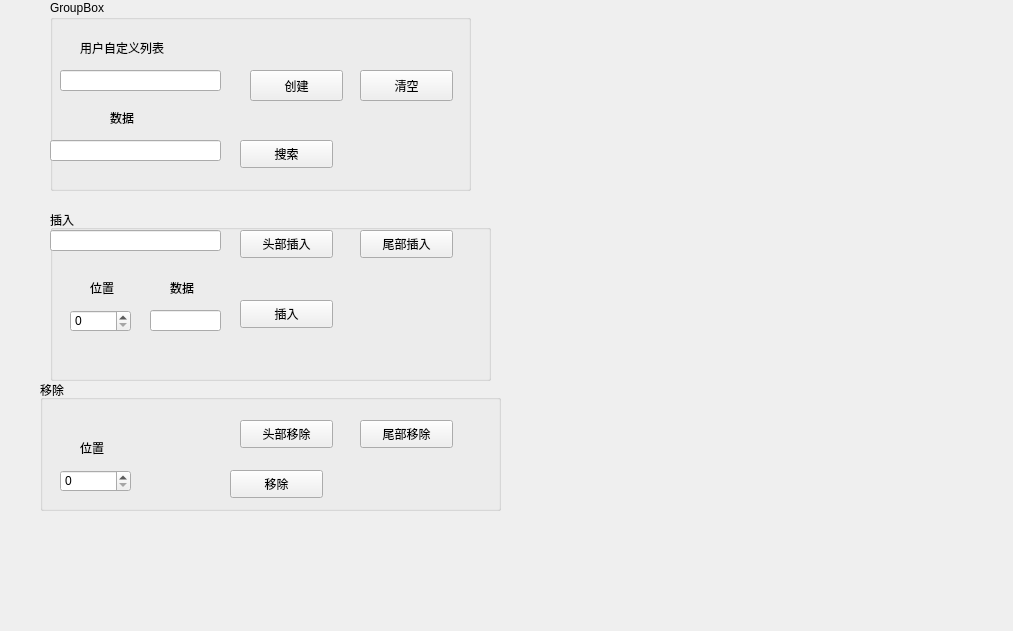
<?xml version="1.0" encoding="UTF-8"?>
<ui version="4.0">
 <class>CLinklistEdit</class>
 <widget class="QWidget" name="CLinklistEdit">
  <property name="geometry">
   <rect>
    <x>0</x>
    <y>0</y>
    <width>1013</width>
    <height>631</height>
   </rect>
  </property>
  <property name="windowTitle">
   <string>Form</string>
  </property>
  <widget class="QGroupBox" name="groupBox">
   <property name="geometry">
    <rect>
     <x>50</x>
     <y>0</y>
     <width>421</width>
     <height>191</height>
    </rect>
   </property>
   <property name="title">
    <string>GroupBox</string>
   </property>
   <widget class="QLineEdit" name="dataEdit">
    <property name="geometry">
     <rect>
      <x>10</x>
      <y>70</y>
      <width>161</width>
      <height>21</height>
     </rect>
    </property>
    <property name="text">
     <string/>
    </property>
   </widget>
   <widget class="QLabel" name="label">
    <property name="geometry">
     <rect>
      <x>30</x>
      <y>40</y>
      <width>181</width>
      <height>16</height>
     </rect>
    </property>
    <property name="text">
     <string>用户自定义列表</string>
    </property>
   </widget>
   <widget class="QLineEdit" name="searchEdit">
    <property name="geometry">
     <rect>
      <x>0</x>
      <y>140</y>
      <width>171</width>
      <height>21</height>
     </rect>
    </property>
    <property name="text">
     <string/>
    </property>
   </widget>
   <widget class="QLabel" name="label_2">
    <property name="geometry">
     <rect>
      <x>60</x>
      <y>110</y>
      <width>51</width>
      <height>16</height>
     </rect>
    </property>
    <property name="text">
     <string>数据</string>
    </property>
   </widget>
   <widget class="QPushButton" name="cleanButton">
    <property name="geometry">
     <rect>
      <x>310</x>
      <y>70</y>
      <width>93</width>
      <height>31</height>
     </rect>
    </property>
    <property name="text">
     <string>清空</string>
    </property>
   </widget>
   <widget class="QPushButton" name="searchButton">
    <property name="geometry">
     <rect>
      <x>190</x>
      <y>140</y>
      <width>93</width>
      <height>28</height>
     </rect>
    </property>
    <property name="text">
     <string>搜索</string>
    </property>
   </widget>
   <widget class="QPushButton" name="createButton">
    <property name="geometry">
     <rect>
      <x>200</x>
      <y>70</y>
      <width>93</width>
      <height>31</height>
     </rect>
    </property>
    <property name="text">
     <string>创建</string>
    </property>
   </widget>
  </widget>
  <widget class="QGroupBox" name="groupBox_2">
   <property name="geometry">
    <rect>
     <x>50</x>
     <y>210</y>
     <width>441</width>
     <height>171</height>
    </rect>
   </property>
   <property name="title">
    <string>插入</string>
   </property>
   <widget class="QLineEdit" name="insert_Edit1">
    <property name="geometry">
     <rect>
      <x>0</x>
      <y>20</y>
      <width>171</width>
      <height>21</height>
     </rect>
    </property>
    <property name="text">
     <string/>
    </property>
   </widget>
   <widget class="QLabel" name="label_5">
    <property name="geometry">
     <rect>
      <x>120</x>
      <y>70</y>
      <width>61</width>
      <height>16</height>
     </rect>
    </property>
    <property name="text">
     <string>数据</string>
    </property>
   </widget>
   <widget class="QLineEdit" name="insert_Edit2">
    <property name="geometry">
     <rect>
      <x>100</x>
      <y>100</y>
      <width>71</width>
      <height>21</height>
     </rect>
    </property>
    <property name="text">
     <string/>
    </property>
   </widget>
   <widget class="QLabel" name="label_4">
    <property name="geometry">
     <rect>
      <x>40</x>
      <y>70</y>
      <width>61</width>
      <height>16</height>
     </rect>
    </property>
    <property name="text">
     <string>位置</string>
    </property>
   </widget>
   <widget class="QSpinBox" name="insertSpinBox">
    <property name="geometry">
     <rect>
      <x>20</x>
      <y>100</y>
      <width>61</width>
      <height>22</height>
     </rect>
    </property>
   </widget>
   <widget class="QPushButton" name="tailinsertButton">
    <property name="geometry">
     <rect>
      <x>310</x>
      <y>20</y>
      <width>93</width>
      <height>28</height>
     </rect>
    </property>
    <property name="text">
     <string>尾部插入</string>
    </property>
   </widget>
   <widget class="QPushButton" name="pushButton_6">
    <property name="geometry">
     <rect>
      <x>190</x>
      <y>90</y>
      <width>93</width>
      <height>28</height>
     </rect>
    </property>
    <property name="text">
     <string>插入</string>
    </property>
   </widget>
   <widget class="QPushButton" name="headinsertButton">
    <property name="geometry">
     <rect>
      <x>190</x>
      <y>20</y>
      <width>93</width>
      <height>28</height>
     </rect>
    </property>
    <property name="text">
     <string>头部插入</string>
    </property>
   </widget>
  </widget>
  <widget class="QGroupBox" name="groupBox_3">
   <property name="geometry">
    <rect>
     <x>40</x>
     <y>380</y>
     <width>461</width>
     <height>131</height>
    </rect>
   </property>
   <property name="title">
    <string>移除</string>
   </property>
   <widget class="QLabel" name="label_7">
    <property name="geometry">
     <rect>
      <x>40</x>
      <y>60</y>
      <width>61</width>
      <height>16</height>
     </rect>
    </property>
    <property name="text">
     <string>位置</string>
    </property>
   </widget>
   <widget class="QSpinBox" name="delete_spinBox">
    <property name="geometry">
     <rect>
      <x>20</x>
      <y>90</y>
      <width>71</width>
      <height>22</height>
     </rect>
    </property>
   </widget>
   <widget class="QPushButton" name="headdeleteButton">
    <property name="geometry">
     <rect>
      <x>200</x>
      <y>40</y>
      <width>93</width>
      <height>28</height>
     </rect>
    </property>
    <property name="text">
     <string>头部移除</string>
    </property>
   </widget>
   <widget class="QPushButton" name="taildeleteButton">
    <property name="geometry">
     <rect>
      <x>320</x>
      <y>40</y>
      <width>93</width>
      <height>28</height>
     </rect>
    </property>
    <property name="text">
     <string>尾部移除</string>
    </property>
   </widget>
   <widget class="QPushButton" name="deleteButton">
    <property name="geometry">
     <rect>
      <x>190</x>
      <y>90</y>
      <width>93</width>
      <height>28</height>
     </rect>
    </property>
    <property name="text">
     <string>移除</string>
    </property>
   </widget>
  </widget>
 </widget>
 <resources/>
 <connections/>
 <slots>
  <slot>on_creat_btn_clicked()</slot>
 </slots>
</ui>
